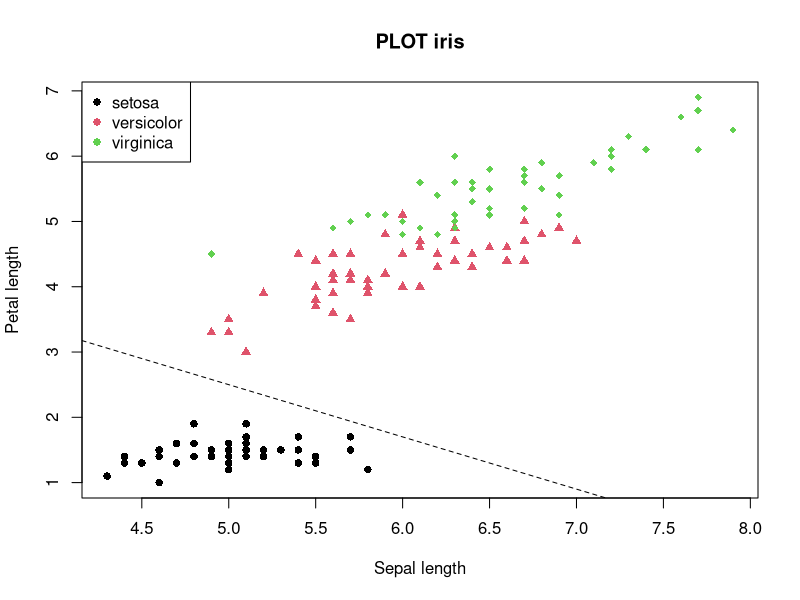
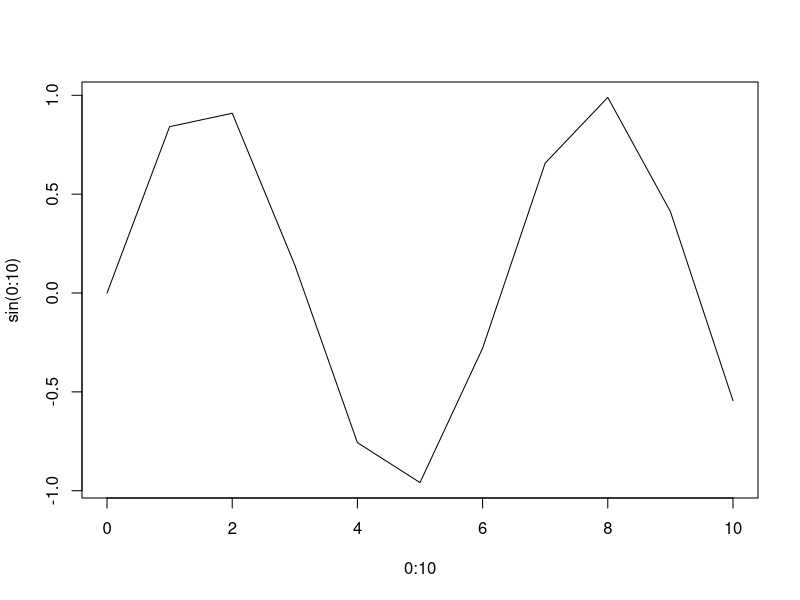
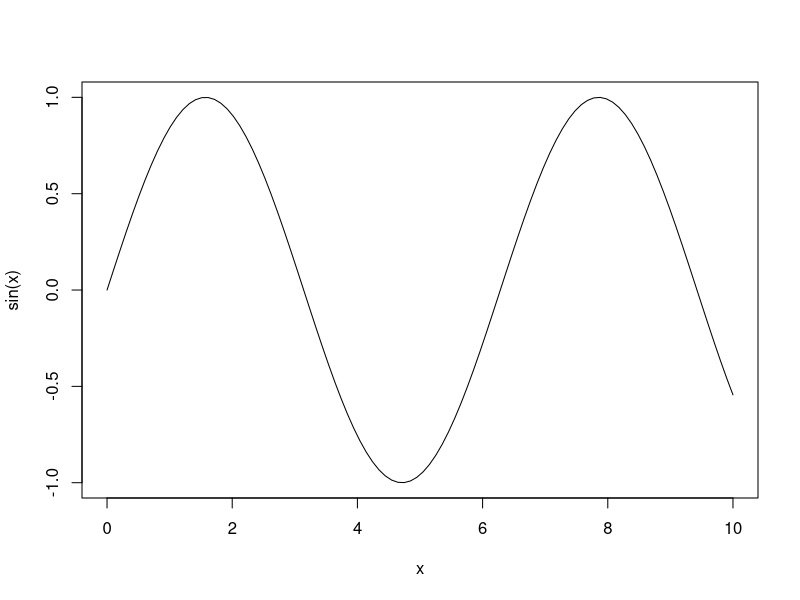
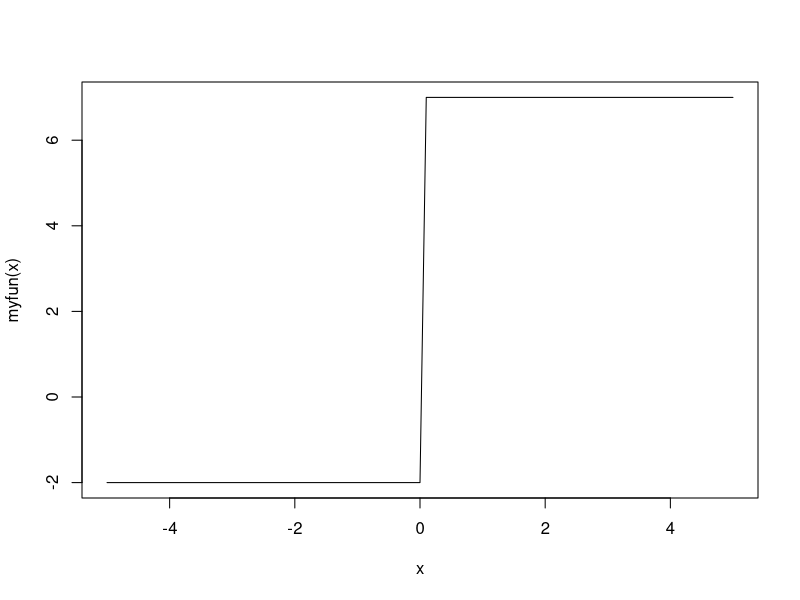
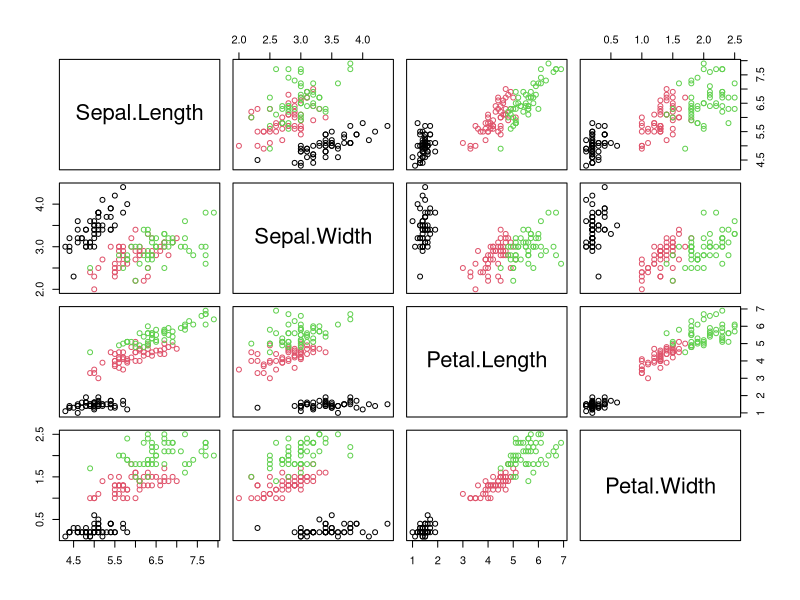
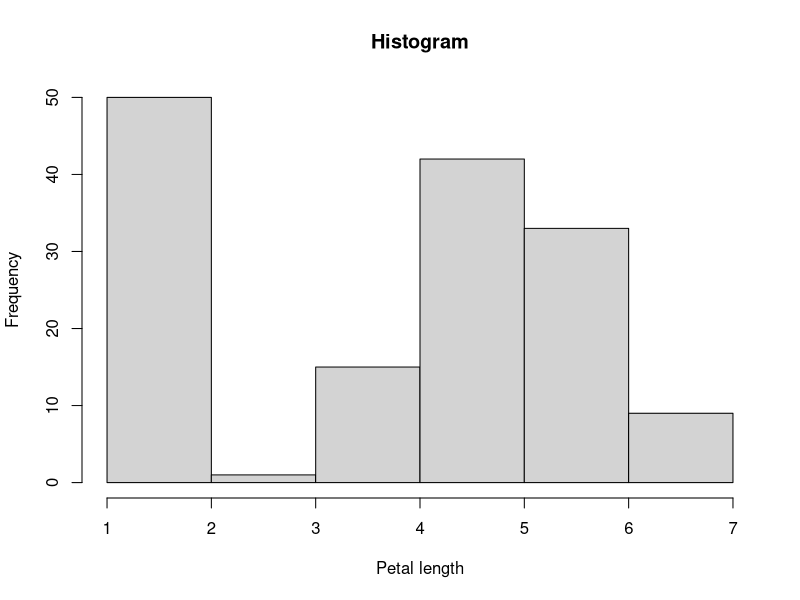
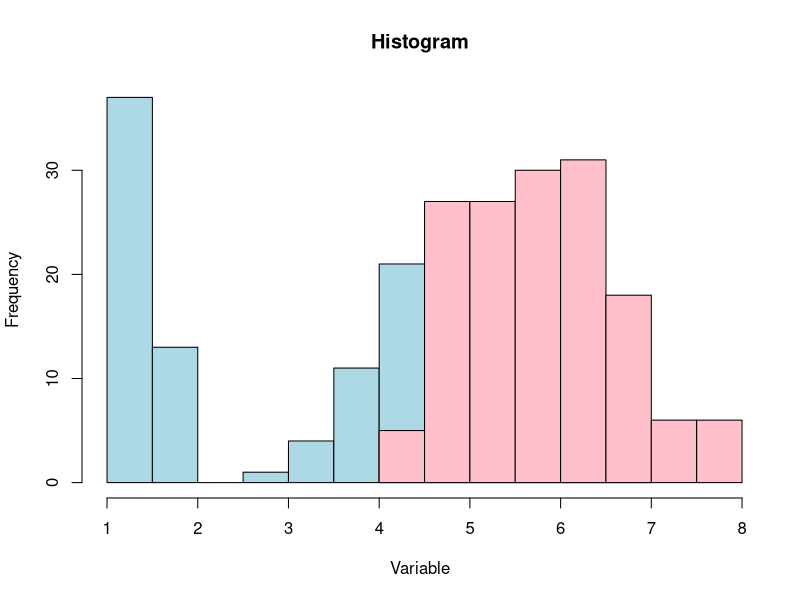
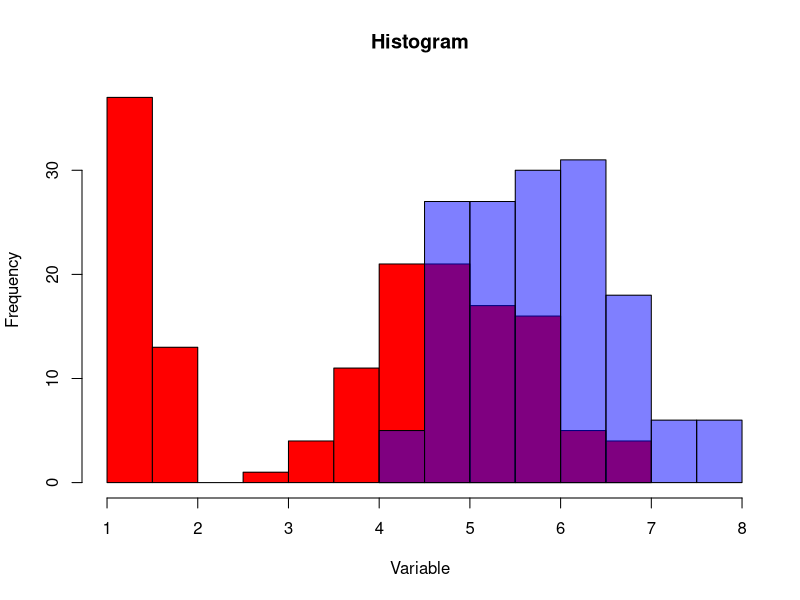

Reproduce these figures in R, in order. (Note: this script raises an error after producing the figures.)
?iris
class(iris)
names(iris)
?plot
#example(plot)
class(iris$Sepal.Length)

##########################GRAFICA PUNTOS##########################
plot(
  iris$Sepal.Length,
  iris$Petal.Length,
  main="PLOT iris",
  xlab="Sepal length", ylab="Petal length", col=iris$Species,pch=c(16,17,18)[as.numeric(iris$Species)] )


abline(6.5,-0.8,lty=2)

legend(
  "topleft",
  legend=levels(iris$Species),
  col=1:length(levels(iris$Species)),
  pch=16
)

##########################FUNCIONES##########################

plot(0:10,sin(0:10),type="l")
curve(sin(x),0,10,n=100)


##########################FUNCIONES A TROZOS##########################

myfun <- function(x){ifelse(x>0,7,-2)}
curve(myfun(x),-5,5)

#[,-5] Quita la 5ta columna
plot(iris[,-5],col=iris$Species)

##########################HISTOGRAMA##########################

hist(iris$Petal.Length,main="Histogram",xlab="Petal length",breaks=5)




minimo<-min(iris$Petal.Length,iris$Sepal.Length)
maximo<-max(iris$Petal.Length,iris$Sepal.Length)

hist(iris$Petal.Length,main="Histogram",xlab="Variable",col="lightblue",xlim=c(minimo,maximo))
hist(iris$Sepal.Length,main="Histogram",xlab="Variable",col="pink",add=TRUE)#Add another graphic into an existing graphic.

hist(iris$Petal.Length,main="Histogram",xlab="Variable",col=rgb(1,0,0,1),xlim=c(minimo,maximo))
hist(iris$Sepal.Length,main="Histogram",xlab="Variable",col=rgb(0,0,1,0.5),add=TRUE)#Add another graphic into an existing graphic.


##########################BOXPLOTS##########################

data<-data.frame(Stat11=rnorm(100,mean = 3,sd=2),Stat12=rnorm(100,mean = 0,sd=3))

boxplot(data,las=2)
boxplot(data,las=2,names=c("Station 1","Station 2"))
boxplot(data,las=2,at=c(1,5),col=c("red","sienna"))


##########################BARPLOT##########################

counts<-table(mtcars$gear) #Table nos dice cuantos elementos hay de cada tipo
barplot(counts,main="Car Distribution", xlab="Number of gears",col=c(1,2,3))
barplot(counts,main="Car Distribution", xlab="Number of gears",col=c(1,2,3),horiz=TRUE,names=c("3 gears","4 gears","5 gears"))



counts<-table(mtcars$vs,mtcars$gear) #Table nos dice cuantos elementos hay de cada tipo
barplot(counts,
        main="Car Distribution by Gears and VS",
        xlab="Number of gears",
        col=c("darkblue","red"),
        legend=rownames(counts),
        beside=TRUE)


##########################PIE PLOT##########################

pie.sales<-c(0.12,0.3,0.26,0.16,0.04,0.12)

pie(pie.sales,c("Uno","Dos","Tres","Cuatro","Cinco","Seis"),col=rainbow(6))






##########################EJERCICIOS##########################

#EJ1

stretch<-c(46,54,48,50,44,42,52)
distance<-c(148,182,173,166,109,141,)






